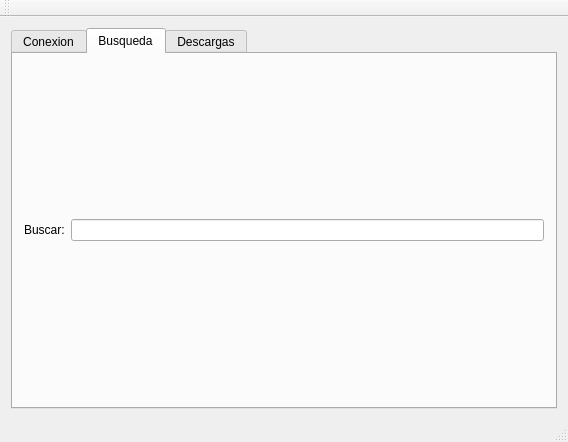
<?xml version="1.0" encoding="UTF-8"?>
<ui version="4.0">
 <class>MainWindowClass</class>
 <widget class="QMainWindow" name="MainWindowClass">
  <property name="geometry">
   <rect>
    <x>0</x>
    <y>0</y>
    <width>568</width>
    <height>442</height>
   </rect>
  </property>
  <property name="windowTitle">
   <string>Lares</string>
  </property>
  <widget class="QWidget" name="centralWidget">
   <layout class="QGridLayout" name="gridLayout">
    <item row="0" column="0">
     <widget class="QTabWidget" name="tabMain">
      <property name="currentIndex">
       <number>1</number>
      </property>
      <widget class="QWidget" name="tabConnection">
       <attribute name="title">
        <string>Conexion</string>
       </attribute>
       <widget class="QPushButton" name="pbConnect">
        <property name="geometry">
         <rect>
          <x>20</x>
          <y>20</y>
          <width>83</width>
          <height>26</height>
         </rect>
        </property>
        <property name="text">
         <string>Conectar</string>
        </property>
       </widget>
      </widget>
      <widget class="QWidget" name="tabSearch">
       <attribute name="title">
        <string>Busqueda</string>
       </attribute>
       <layout class="QGridLayout" name="gridLayout_2">
        <item row="0" column="0">
         <layout class="QVBoxLayout" name="verticalLayout">
          <item>
           <layout class="QHBoxLayout" name="horizontalLayout">
            <item>
             <widget class="QLabel" name="label">
              <property name="text">
               <string>Buscar:</string>
              </property>
             </widget>
            </item>
            <item>
             <widget class="QLineEdit" name="leSearch"/>
            </item>
           </layout>
          </item>
         </layout>
        </item>
       </layout>
      </widget>
      <widget class="QWidget" name="tabDownload">
       <attribute name="title">
        <string>Descargas</string>
       </attribute>
       <layout class="QGridLayout" name="gridLayout_3"/>
      </widget>
     </widget>
    </item>
   </layout>
  </widget>
  <widget class="QMenuBar" name="menuBar">
   <property name="geometry">
    <rect>
     <x>0</x>
     <y>0</y>
     <width>568</width>
     <height>24</height>
    </rect>
   </property>
  </widget>
  <widget class="QToolBar" name="mainToolBar">
   <attribute name="toolBarArea">
    <enum>TopToolBarArea</enum>
   </attribute>
   <attribute name="toolBarBreak">
    <bool>false</bool>
   </attribute>
  </widget>
  <widget class="QStatusBar" name="statusBar"/>
 </widget>
 <layoutdefault spacing="6" margin="11"/>
 <resources/>
 <connections/>
</ui>
